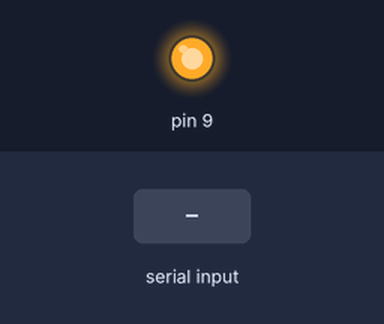
Bench run of a sketch on a simulated Arduino Uno, built with avr-gcc and run on an emulated ATmega328P. Shown: output pins drawn as LEDs (lit = HIGH). Inputs (shaded band) come from the test bench. What the sketch prints to the serial monitor is not drawn.

Above: at 1.1 s.
At 7.2 s:
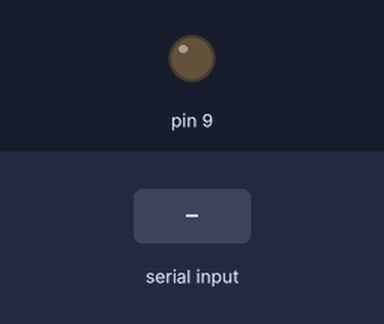
7.3 s: "1" received over the second serial link
Timing chart, 0 to 10.3 s (numbered marks = the images above; inputs shaded):
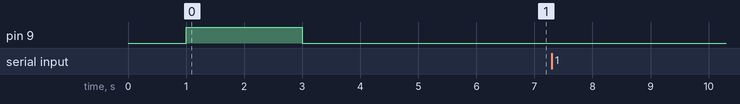

Measured:
- after the input at 7.3 s, every drawn part: stays the same

The sketch:

gprs.ino
```cpp
//Serial Relay - Arduino will patch a
//serial link between the computer and the GPRS Shield
//at 19200 bps 8-N-1
//Computer is connected to Hardware UART
//GPRS Shield is connected to the Software UART

#include <SoftwareSerial.h>

SoftwareSerial GPRS(7, 8);
unsigned char buffer[64]; // buffer array for data recieve over serial port
int count=0;     // counter for buffer array

void setup() {
  GPRS.begin(19200);               // the GPRS baud rate
  Serial.begin(19200);  // the Serial port of Arduino baud rate.
  powerUp();
}

void loop() {
  if (GPRS.available()) {            // if date is comming from softwareserial port ==> data is comming from gprs shield
    while(GPRS.available()) {        // reading data into char array
      buffer[count++]=GPRS.read();     // writing data into array
      if(count == 64)
        break;
    }
    Serial.write(buffer,count);            // if no data transmission ends, write buffer to hardware serial port
    clearBufferArray();              // call clearBufferArray function to clear the storaged data from the array
    count = 0;                       // set counter of while loop to zero
  }
  if (Serial.available())            // if data is available on hardwareserial port ==> data is comming from PC or notebook
    GPRS.write(Serial.read());       // write it to the GPRS shield
}

void clearBufferArray() {             // function to clear buffer array
  for (int i=0; i<count;i++)
    { buffer[i]=NULL;}                  // clear all index of array with command NULL
}
void powerUp() {
  pinMode(9, OUTPUT);
  digitalWrite(9, LOW);
  delay(1000);
  digitalWrite(9, HIGH);
  delay(2000);
  digitalWrite(9, LOW);
  delay(3000);
}
```
